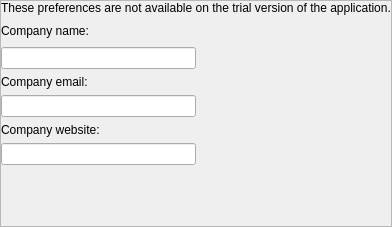
<?xml version="1.0" encoding="UTF-8"?>
<ui version="4.0">
 <class>CompanyProfileSettingsWidget</class>
 <widget class="QWidget" name="CompanyProfileSettingsWidget">
  <property name="geometry">
   <rect>
    <x>0</x>
    <y>0</y>
    <width>377</width>
    <height>227</height>
   </rect>
  </property>
  <property name="windowTitle">
   <string>Company Profile</string>
  </property>
  <layout class="QVBoxLayout" name="verticalLayout_3">
   <property name="spacing">
    <number>0</number>
   </property>
   <property name="leftMargin">
    <number>0</number>
   </property>
   <property name="topMargin">
    <number>0</number>
   </property>
   <property name="rightMargin">
    <number>0</number>
   </property>
   <property name="bottomMargin">
    <number>0</number>
   </property>
   <item>
    <widget class="QFrame" name="settingsFrame">
     <property name="frameShape">
      <enum>QFrame::StyledPanel</enum>
     </property>
     <property name="frameShadow">
      <enum>QFrame::Raised</enum>
     </property>
     <layout class="QVBoxLayout" name="verticalLayout_5">
      <property name="spacing">
       <number>0</number>
      </property>
      <property name="leftMargin">
       <number>0</number>
      </property>
      <property name="topMargin">
       <number>0</number>
      </property>
      <property name="rightMargin">
       <number>0</number>
      </property>
      <property name="bottomMargin">
       <number>0</number>
      </property>
      <item>
       <layout class="QGridLayout" name="gridLayout">
        <property name="horizontalSpacing">
         <number>0</number>
        </property>
        <property name="verticalSpacing">
         <number>6</number>
        </property>
        <item row="1" column="0">
         <widget class="QLabel" name="label">
          <property name="text">
           <string>Company name:</string>
          </property>
         </widget>
        </item>
        <item row="5" column="0">
         <widget class="QLabel" name="label_3">
          <property name="text">
           <string>Company website:</string>
          </property>
         </widget>
        </item>
        <item row="4" column="0">
         <widget class="QLineEdit" name="companyEmailLineEdit">
          <property name="controlKey" stdset="0">
           <string notr="true">companyEmail</string>
          </property>
         </widget>
        </item>
        <item row="1" column="1">
         <spacer name="horizontalSpacer">
          <property name="orientation">
           <enum>Qt::Horizontal</enum>
          </property>
          <property name="sizeHint" stdset="0">
           <size>
            <width>40</width>
            <height>20</height>
           </size>
          </property>
         </spacer>
        </item>
        <item row="6" column="0">
         <widget class="QLineEdit" name="companyWebSiteLineEdit">
          <property name="controlKey" stdset="0">
           <string notr="true">companyWebSite</string>
          </property>
         </widget>
        </item>
        <item row="2" column="0">
         <widget class="QLineEdit" name="companyNameLineEdit">
          <property name="controlKey" stdset="0">
           <string notr="true">companyName</string>
          </property>
         </widget>
        </item>
        <item row="3" column="0">
         <widget class="QLabel" name="label_2">
          <property name="text">
           <string>Company email:</string>
          </property>
         </widget>
        </item>
        <item row="0" column="0" colspan="2">
         <widget class="SeoSpider::TrialLicenseLabel" name="trialLabel">
          <property name="text">
           <string>These preferences are not available on the trial version of the application.</string>
          </property>
         </widget>
        </item>
       </layout>
      </item>
      <item>
       <spacer name="verticalSpacer">
        <property name="orientation">
         <enum>Qt::Vertical</enum>
        </property>
        <property name="sizeHint" stdset="0">
         <size>
          <width>20</width>
          <height>40</height>
         </size>
        </property>
       </spacer>
      </item>
     </layout>
    </widget>
   </item>
  </layout>
 </widget>
 <customwidgets>
  <customwidget>
   <class>SeoSpider::TrialLicenseLabel</class>
   <extends>QLabel</extends>
   <header location="global">trial_license_label.h</header>
  </customwidget>
 </customwidgets>
 <resources/>
 <connections/>
</ui>
